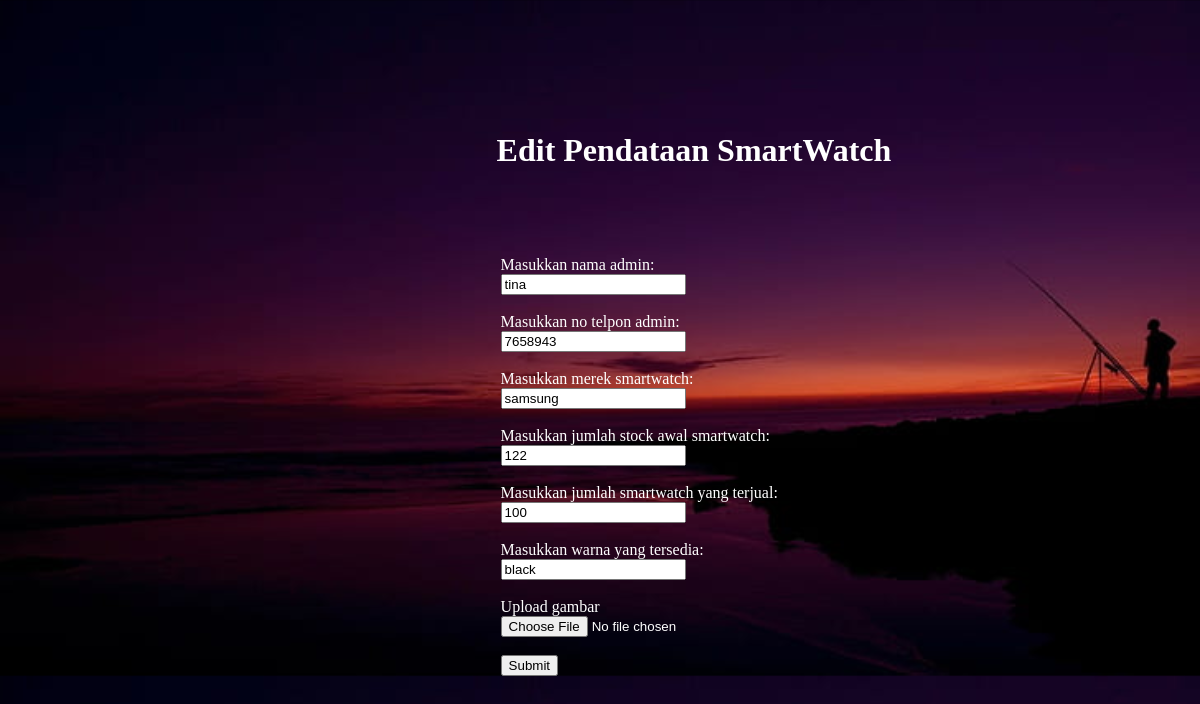
The page /update.php?kode_SmartWatch=11 on the database its author committed.
### tables this page shows
CREATE TABLE `data_weartime` (
  `Nama_Admin` text NOT NULL,
  `Nomer_Telepon` int(12) NOT NULL,
  `Merek_SmartWatch` varchar(25) NOT NULL,
  `Jumlah_Stock` int(200) NOT NULL,
  `Jumlah_Terjual` int(200) NOT NULL,
  `Warna_Tersedia` text NOT NULL,
  `kode_SmartWatch` int(11) NOT NULL,
  `gambar` varchar(100) NOT NULL,
  `keterangan` varchar(50) NOT NULL
);

### update.php (the view, shortened to what this page needs)
<?php
    require 'config.php';
    if(isset($_GET['kode_SmartWatch'])){
        $kode_SmartWatch = $_GET['kode_SmartWatch'];
    }
    $result = mysqli_query($db,
        "SELECT * FROM data_weartime WHERE kode_SmartWatch='$kode_SmartWatch'");
    $row = mysqli_fetch_array($result);
?>
<!DOCTYPE html>
<html lang="en">
<head>
    <link rel ="stylesheet"  href = "data.css">
</head>
<body>
    <h3>Edit Pendataan SmartWatch</h3>
    <form action="" method="post" enctype = "multipart/form-data">
        <label for="">Masukkan nama admin: </label><br>
        <input type="text" name="nama" value=<?=$row['Nama_Admin']?>><br><br>
        <label for="">Masukkan no telpon admin: </label><br>
        <input type="number" name="nomer" value=<?=$row['Nomer_Telepon']?>><br><br>
        <label for="">Masukkan merek smartwatch: </label><br>
        <input type="text" name="merek" value=<?=$row['Merek_SmartWatch']?>><br><br>
        <label for="">Masukkan jumlah stock awal smartwatch: </label><br>
        <input type="number" name="stock" value=<?=$row['Jumlah_Stock']?>><br><br>
        <label for="">Masukkan jumlah smartwatch yang terjual: </label><br>
        <input type="number" name="jumlah" value=<?=$row['Jumlah_Terjual']?>><br><br>
        <label for="">Masukkan warna yang tersedia: </label><br>
        <input type="text" name="warna" value=<?=$row['Warna_Tersedia']?>><br><br>
        <label for="">Upload gambar</label><br>
        <input type="file" name="gambar"><br><br>
        <input type="submit" name="Send">
    </form>
</body>
</html>

### data.css (style rules this page uses)
html { margin: 0; padding: 0; width: 100%; height: 100px; background-image: url("bggg.jpg"); background-repeat: repeat-y; background-size: cover; display: block; font-size: medium; color: white; }
h3 { font-size: xx-large; padding: 100px 15px 45px; margin-left: 40%; }
form { padding: 10px 19px 40px; margin-left: 40%; }

### rows shown on the page
data_weartime: nama "tina", nomer "7658943", merek "samsung", stock "122", jumlah "100", warna "black"
